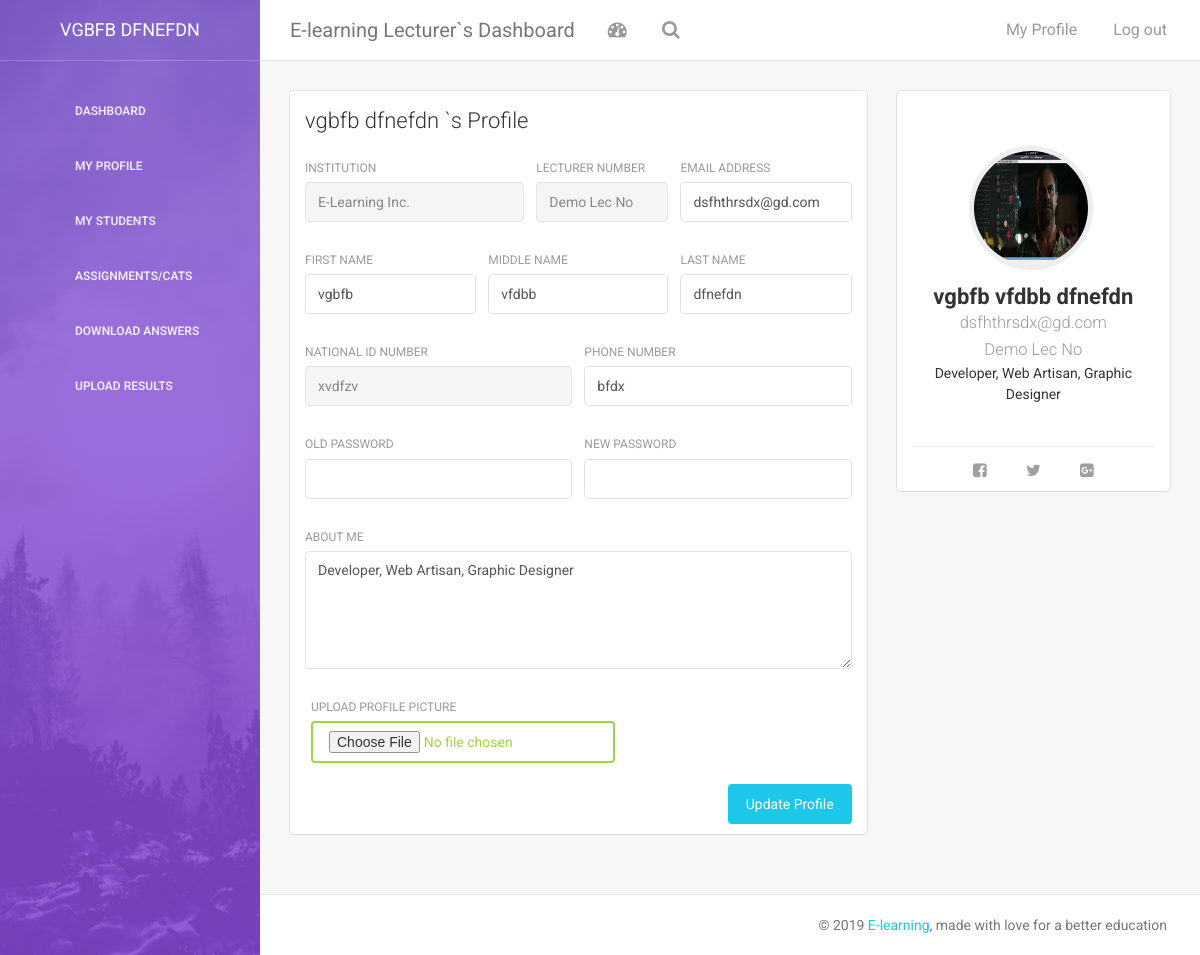
The page /lec/lec-profile.php (signed in) on the database its author committed.
### tables this page shows
CREATE TABLE `lec` (
  `id` int(20) NOT NULL,
  `fname` varchar(20000) NOT NULL,
  `mname` varchar(2000) NOT NULL,
  `lname` varchar(2000) NOT NULL,
  `national_id` varchar(2000) NOT NULL,
  `gender` varchar(2000) NOT NULL,
  `lec_no` varchar(2000) NOT NULL,
  `phoneno` varchar(2000) NOT NULL,
  `email` varchar(2000) NOT NULL,
  `password` varchar(2000) NOT NULL,
  `bio` varchar(200) NOT NULL,
  `pic` varchar(200) NOT NULL,
  `course` varchar(100) DEFAULT NULL
);

### lec/lec-profile.php (the view, shortened to what this page needs)
<?php
include('includes/config.php');
?>
<?php include("includes/head.php")?>
<body>
<div class="wrapper">
    <?php include("includes/navbar.php")?>
    <div class="main-panel">
		<?php include("includes/mobile-nav.php")?>
        <?php
        $aid=$_SESSION['id'];
      	$ret="select * from lec where id=?";
      	$stmt= $mysqli->prepare($ret) ;
      	$stmt->bind_param('i',$aid);
      	$stmt->execute() ;
      	$res=$stmt->get_result();
      	while($row=$res->fetch_object())
      	  {
      	  	?>
        <div class="content">
            <div class="container-fluid">
                <div class="row">
                    <div class="col-md-8">
                        <div class="card">
                            <div class="header">
                                <h4 class="title"><?php echo $row->fname;?> <?php echo $row->lname;?> `s Profile</h4>
                            </div>
                            <div class="content">
                                <form method='post' action='' enctype="multipart/form-data" >
                                    <div class="row">
                                        <div class="col-md-5">
                                            <div class="form-group">
                                                <label>Institution</label>
                                                <input type="text" class="form-control" disabled placeholder="Company" value="E-Learning Inc.">
                                            </div>
                                        </div>
                                        <div class="col-md-3">
                                            <div class="form-group">
                                                <label>Lecturer Number</label>
                                                <input type="text" class="form-control"  name='lec_no' readonly value="<?php echo $row->lec_no;?>">
                                            </div>
                                        </div>
                                        <div class="col-md-4">
                                            <div class="form-group">
                                                <label for="exampleInputEmail1">Email address</label>
                                                <input type="email" class="form-control" name='email' placeholder="Email" value='<?php echo $row->email;?>'>
                                            </div>
                                        </div>
                                    </div>
                                    <div class="row">
                                        <div class="col-md-4">
                                            <div class="form-group">
                                                <label>First Name</label>
                                                <input type="text" class="form-control" name='fname' placeholder="First Name" value="<?php echo $row->fname;?>">
                                            </div>
                                        </div>
                                        <div class="col-md-4">
                                            <div class="form-group">
                                                <label>Middle Name</label>
                                                <input type="text" class="form-control" name='mname' placeholder="Middle Name" value="<?php echo $row->mname;?>">
                                            </div>
                                        </div>
                                        <div class="col-md-4">
                                            <div class="form-group">
                                                <label>Last Name</label>
                                                <input type="text" class="form-control" name='lname' placeholder="Last Name" value="<?php echo $row->lname;?>">
                                            </div>
                                        </div>
                                    </div>
                                    <div class="row">
                                        <div class="col-md-6">
                                            <div class="form-group">
                                                <label>National ID Number</label>
                                                <input type="text" class="form-control" name='national_id' readonly  value="<?php echo $row->national_id;?>">
                                            </div>
                                        </div>
                                        <div class="col-md-6">
                                            <div class="form-group">
                                                <label>Phone Number</label>
                                                <input type="text" class="form-control" name="phoneno"  value="<?php echo $row->phoneno;?>">
                                            </div>
                                        </div>
                                    </div>
                                    <div class="row">
                                    <div class="col-md-6">
                                            <div class="form-group">
                                                <label>Old Password</label>
                                                <input type="password" class="form-control" name=""  value="">
                                            </div>
                                        </div>
                                        <div class="col-md-6">
                                            <div class="form-group">
                                                <label>New Password</label>
                                                <input type="password" class="form-control" name="password"  required>
                                            </div>
                                        </div>
                                    </div>
                                    <div class="row">
                                        <div class="col-md-12">
                                            <div class="form-group">
                                                <label>About Me</label>
                                                <textarea rows="5" class="form-control" placeholder="Here can be your description" name='bio' value=""><?php echo $row->bio;?></textarea>
                                            </div>
                                        </div>
                                    </div>
                                    <div class="col-md-12">
                                            <div class="form-group">
                                                <label>Upload Profile Picture</label>
                                                <input type="file" class="btn btn-success" name="dpic">
                                            </div>
                                        </div>
                                    <input type="submit" name='update' class="btn btn-info btn-fill pull-right" value="Update Profile">
                                    <div class="clearfix"></div>
                                </form>
                            </div>
                        </div>
                    </div>
                    <div class="col-md-4">
                        <div class="card card-user">
                            <div class="image">
                            </div>
                            <div class="content">
                                <div class="author">
                                     <a href="#">
                                    <img class="avatar border-gray" src="assets/img/faces/<?php echo $row->pic;?>" alt="..."/>
                                      <h4 class="title"><b><?php echo $row->fname;?> <?php echo $row->mname;?> <?php echo $row->lname;?></b><br />
                                         <small><?php echo $row->email;?></small><br>
                                         <small><?php echo $row->lec_no;?></small>
                                      </h4>
                                    </a>
                                </div>
                                <p class="description text-center"><?php echo $row->bio;?>
                                </p>
                            </div>
                            <hr>
                            <div class="text-center">
                                <button href="#" class="btn btn-simple"><i class="fa fa-facebook-square"></i></button>
                                <button href="#" class="btn btn-simple"><i class="fa fa-twitter"></i></button>
                                <button href="#" class="btn btn-simple"><i class="fa fa-google-plus-square"></i></button>
                            </div>
                        </div>
                    </div>
                </div>
            </div>
        </div>
            <?php }?>
        <?php include ("includes/footer.php")?>
    </div>
</div>
</body>
</html>

### lec/includes/navbar.php
<div class="sidebar" data-color="purple" data-image="assets/img/sidebar-5.jpg">
<?php
        $aid=$_SESSION['id'];
      	$ret="select * from lec where id=?";
      	$stmt= $mysqli->prepare($ret) ;
      	$stmt->bind_param('i',$aid);
      	$stmt->execute() ;
      	$res=$stmt->get_result();
      	while($row=$res->fetch_object())
      	  {
      	  	?>
    	<div class="sidebar-wrapper">
            <div class="logo">
                <a href="#" class="simple-text">
                    <?php echo $row->fname;?> <?php echo $row->lname;?>
                </a>
            </div>
          <ul class="nav">
                <li>
                    <a href="lec-dashboard.php">
                        <i class="pe-7s-graph"></i>
                        <p>Dashboard</p>
                    </a>
                </li>
                <li>
                    <a href="lec-profile.php">
                        <i class="pe-7s-user"></i>
                        <p>My Profile</p>
                    </a>
                </li>
                <li>
                    <a href="lec-view-students.php">
                        <i class="pe-7s-users"></i>
                        <p>My Students</p>
                    </a>
                </li>
                <li>
                    <a href="lec-upload-questions.php">
                        <i class="pe-7s-note2"></i>
                        <p>Assignments/Cats</p>
                    </a>
                </li>
                <li>
                    <a href="lec-download-answers.php">
                        <i class="pe-7s-download"></i>
                        <p>Download Answers</p>
                    </a>
                </li>
                <li>
                    <a href="lec-upload-results.php">
                        <i class="pe-7s-upload"></i>
                        <p>Upload Results</p>
                    </a>
                </li>
            </ul>
            </div>
    </div>
    <?php }?>

### rows shown on the page
lec: fname "VGBFB", lname "DFNEFDN", fname "vgbfb", lname "dfnefdn", lec_no "Demo Lec No", email "dsfhthrsdx@gd.com", mname "vfdbb", national_id "xvdfzv", phoneno "bfdx", bio "Developer, Web Artisan, Graphic Designer", pic (picture)
